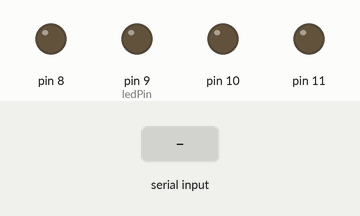
A sketch run on a simulated Arduino Uno, built with avr-gcc and run on an emulated ATmega328P. Shown: output pins drawn as LEDs (lit = HIGH). Inputs (shaded band) come from the test bench.

Above: at 1.2 s.
1.3 s: "0" received over Serial
At 1.6 s:
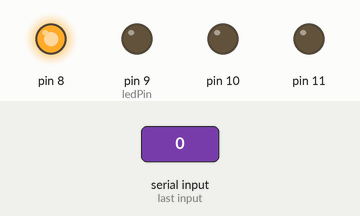
2.8 s: "2" received over Serial
At 4.0 s:
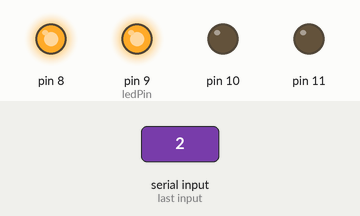
4.3 s: "1" received over Serial
At 5.1 s:
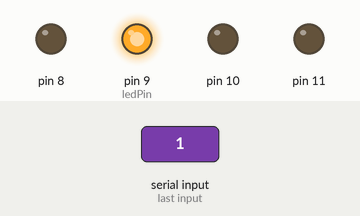
5.8 s: "4" received over Serial
At 6.3 s:
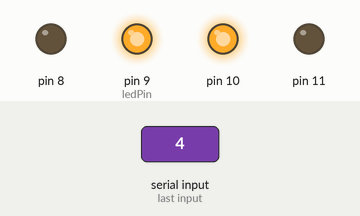
7.3 s: "3" received over Serial
At 8.5 s:
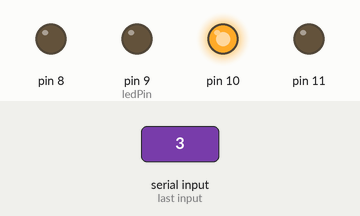
8.8 s: "6" received over Serial
At 9.7 s:
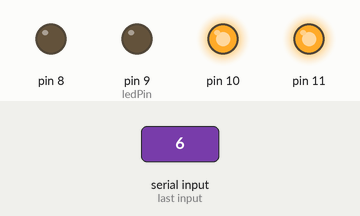
Timing chart, 0 to 11.3 s (numbered marks = the images above; inputs shaded):
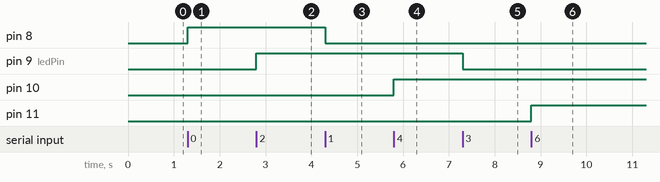

The sketch:

sketch_jul05a.ino
```cpp
char datafromUser=0;
int ledPin = 9;
void setup() {
  // код для настроек
  pinMode(ledPin,OUTPUT);
  Serial.begin(9600);
//Serial.print("HELLO,WORD");
}

void loop() {
  // код для повторения в цикле
  if(Serial.available() > 0)
  {
    datafromUser=Serial.read();
  }


   if(datafromUser == '0')
  {

    analogWrite(8, 255 );
   }
   if(datafromUser == '1')
  {

    analogWrite(8, 0 );
   }
  if(datafromUser == '2')
  {

    analogWrite(9, 255 );
   }
   if(datafromUser == '3')
  {

    analogWrite(9, 0 );
   }


  if(datafromUser == '4'){
    analogWrite(10, 255 );}
  if(datafromUser == '5'){
    analogWrite(10, 0 );}

  if(datafromUser == '6'){
    analogWrite(11, 255 );}
  if(datafromUser == '7'){
    analogWrite(11, 0 );}

   if(datafromUser == '8'){
    analogWrite(12, 255 );}
  if(datafromUser == '9'){
    analogWrite(12, 0 );}

 // else if(datafromUser == '0')
 // {
   // analogWrite(8, LOW);
    //analogWrite(9, LOW);
  //}

}
```

Measured:
- after the input at 1.3 s, pin 8: LOW → HIGH at once
- after the input at 2.8 s, pin 9 (ledPin): LOW → HIGH at once
- after the input at 4.3 s, pin 8: HIGH → LOW at once
- after the input at 5.8 s, pin 10: LOW → HIGH at once
- after the input at 7.3 s, pin 9 (ledPin): HIGH → LOW at once
- after the input at 8.8 s, pin 11: LOW → HIGH at once
